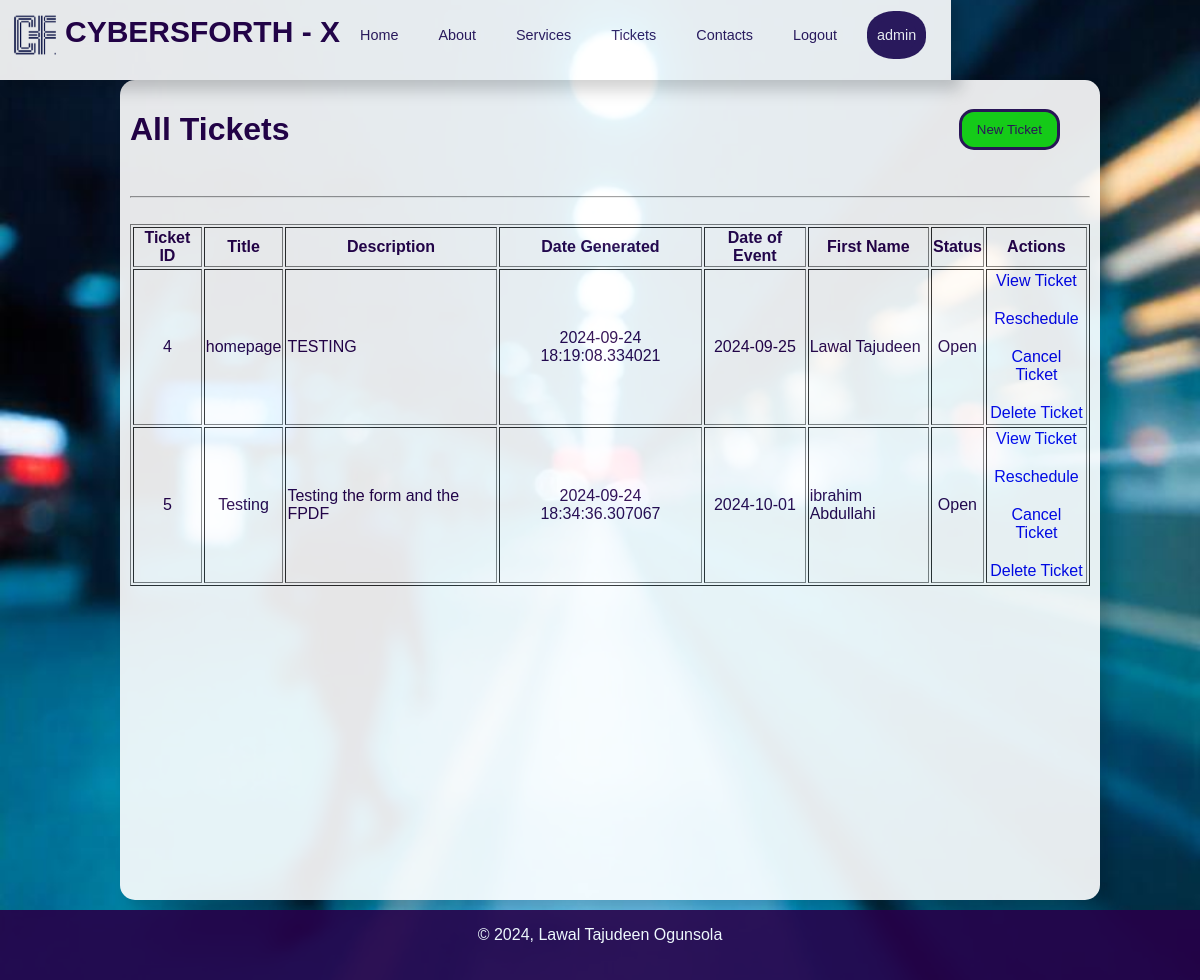
Screenshot of /tickets (signed in) with the database file from the repository.
### app/base_model.py (models this page shows, shortened)
class User(db.Model, UserMixin):
    __tablename__ = 'users'
    ''' User id - this is a unique primary key, autoincrement.'''
    id = db.Column(db.Integer,
                   primary_key=True)
    '''username - unique and not null'''
    username = db.Column(db.String(80),
                         unique=True,
                         nullable=False)
    '''Admin or not'''
    is_admin = db.Column(db.Boolean, default=False)
    '''name of business or organisation'''
    business_name = db.Column(db.String(200),
                              default='CYBERSFORTH X SERVICES')
    '''business logo'''
    profile_picture = db.Column(db.String(120),
                                nullable=True)
    '''user email - unique, not null'''
    email = db.Column(db.String(120),
                      unique=True,
                      nullable=False)
    '''user password - not unique and not null'''
    password_hash = db.Column(db.String(255),
                         nullable=False)
    '''user's first & last names - not null'''
    first_name = db.Column(db.String(50),
                           nullable=False)
    last_name = db.Column(db.String(50),
                          nullable=False)
    '''user's phone number - unique, not null'''
    phone_number = db.Column(db.String(15),
                             nullable=True)
    ''' tickets & appointment relationship'''
    tickets = db.relationship('Ticket',
                              backref='creator',
                              lazy=True)
    appointments = db.relationship('Appointment',
                                   backref='creator',
                                   lazy=True)
    created_at = db.Column(db.DateTime,
                           nullable=False,
                           default=datetime.now(timezone.utc))

class Ticket(db.Model, UserMixin):
    __tablename__ = 'tickets'
    '''details of ticket'''
    id = db.Column(db.Integer, primary_key=True)
    title = db.Column(db.String(100), nullable=False)
    description = db.Column(db.Text, nullable=False)
    '''details of client / customer'''
    client_first_name = db.Column(db.String(80),
                                  nullable=True)
    client_last_name = db.Column(db.String(80),
                                 nullable=True)
    client_middle_name = db.Column(db.String(80),
                                   nullable=True)
    client_email = db.Column(db.String(80),
                             unique=False,
                             nullable=True)
    client_phone_number = db.Column(db.String(20),
                                    unique=False,
                                    nullable=False,
                                    default='')
    '''Ticket details '''
    date = db.Column(db.DateTime,
                           nullable=False,
                           default=datetime.now(timezone.utc))
    event_date = db.Column(db.Date, nullable=False,
                           default=datetime.now(timezone.utc))
    status = db.Column(db.String(10), nullable=False, default='Open')
    user_id = db.Column(db.Integer, db.ForeignKey('users.id'))
    def update_status(self):
        current_time = datetime.now(timezone.utc)
        '''Ensuring that both dates are compared as datetime objects'''
        if self.status != 'canceled' and self.event_date:
            if isinstance(self.event_date, datetime):
                '''
                    If event_date includes time,
                    compare it directly with the current_time
                '''
                if self.event_date < current_time and self.status == 'open':
                    self.status = 'closed'
                    db.session.commit()
            else:
                if self.event_date < current_time.date() and self.status == 'open':
                    self.status = 'closed'
                    db.session.commit()

### app/routes.py (the view)
@routes.route('/tickets')
@login_required
def View_tickets():
    tickets = Ticket.query.filter_by(user_id=current_user.id).all()
    for ticket in tickets:
        ticket.update_status()
    db.session.commit()
    return render_template('view_tickets.html', tickets=tickets)

### templates/view_tickets.html
{% extends 'layout.html' %}
{% block header %}
<link rel='stylesheet' href="{{ url_for('static', filename='./css/view_tickets.css') }}" />
{% endblock header %}
{% block contents %}
<div class='sec-1'>
    <h1>All Tickets</h1>
    <a class='new_ticket' href="{{ url_for('routes.Create_ticket') }}"><button>New Ticket</button></a>
</div><br />
<hr /><br />
<table border="1">
    <thead>
        <tr>
            <th>Ticket ID</th>
            <th>Title</th>
            <th>Description</th>
            <th>Date Generated</th>
            <th>Date of Event</th>
            <th>First Name</th>
            <th>Status</th>
            <th>Actions</th>
        </tr>
    </thead>
    <tbody>
        {% for ticket in tickets %}
        <tr>
            <td class='ticket_align'>{{ ticket.id }}</td>
            <td class='ticket_align'>{{ ticket.title }}</td>
            <td>{{ ticket.description }}</td>
            <td class='ticket_align' >{{ ticket.date }}</td>
            <td class='ticket_align' >{{ ticket.event_date }}</td>
            <td>{{ ticket.client_first_name }} {{ ticket.client_last_name }}</td>
            <td class='ticket_align' >{{ ticket.status }}</td>
            <td>
                <a class='ticket_action' href="{{ url_for('routes.View_ticket', ticket_id=ticket.id) }}">View Ticket</a><br />
                <a class='ticket_action' href="{{ url_for('routes.Reschedule_ticket', ticket_id=ticket.id) }}" class="btn btn-warning">Reschedule</a>
                <br />
                <a class='ticket_action' href="{{ url_for('routes.Cancel_ticket', ticket_id=ticket.id) }}" class="btn btn-danger" onclick="return confirm('Are you sure you want to cancel this ticket?')">Cancel Ticket</a>
                <br />
                <a class='ticket_action ticket_delete_action' href="{{ url_for('routes.Delete_ticket', ticket_id=ticket.id) }}" class="btn btn-danger" onclick="return confirm('Are you sure you want to cancel this ticket?')">Delete Ticket</a>
            </td>
        </tr>
        {% endfor %}
    </tbody>
</table>
{% endblock contents %}

### templates/header.html (shortened to what this page needs)
{% block header %}
<link rel='stylesheet' href="{{ url_for('static', filename='header.css') }}" />
{% endblock %}
{% block contents %}
<nav>
    <div class='divHead'>
        <img src="{{ url_for('static', filename='./images/logo.png') }}" alt="brand logo">
        <h1>CYBERSFORTH - X</h1>
    </div>
    <div>
        <ul class='nav-links'>
            <li>
                <a href="{{ url_for('routes.Home') }}">Home</a>
            </li>
            <li>
                <a href="{{ url_for('routes.About') }}">About</a>
            </li>
            <li>
                <a href="{{ url_for('routes.Ticket_page') }}">Services</a>
            </li>
            <li>
                <a href="{{ url_for('routes.View_tickets') }}">Tickets</a>
            </li>
            <li>
                <a href='#'>Contacts</a>
            </li>
            {% if current_user.is_authenticated %}
                <li>
                    <a href="{{ url_for('routes.Logout') }}" >Logout</a>
                </li>
                <li class='user_profile'>
                    <a href="{{ url_for('routes.Dashboard') }}" >{{ current_user.username }}</a>
                </li>
            {% endif %}
        </ul>
    </div>
</nav>
{% endblock contents %}

### static/css/layout.css (style rules this page uses)
body { background-color: #c0c0c0; padding: 0; margin: 0; opacity: 0.9; }
body { margin: 0; font-family: Arial, sans-serif; background-image: url('../images/bg-2.jpeg'); background-size: cover; background-attachment: fixed; background-position: center; background-repeat: no-repeat; color: #333; }
nav { display: flex; height: 70px; padding: 10px; justify-content: space-between; align-content: center; align-items: center; box-shadow: 10px 10px 15px rgba(0, 0, 0, 0.2); }
nav img { height: 50px; width: 50px; }
.divHead { display: flex; flex-wrap: wrap; justify-content: center; align-content: center; text-align: center; }
.divHead h1 { color: #260049; font-size: 30px; margin: 5px; }
nav { background-color: #fff; }
nav ul { list-style-type: none; padding: 0; margin: 0; display: flex; align-items: center; }
nav ul li { margin-right: 15px; font-size: 90%; }
nav ul li a, .edit_profile { color: #2E175D; text-decoration: none; }
nav ul li, .edit_profile { margin: 8px, 0; text-align: center; width: 80%; padding: 6px 10px; transition: #2E175D 0.5s ease, #fff 0.3s ease; position: relative; margin: 5px; border-radius: 15px; }
nav ul li a { color: #2E175D; text-decoration: none; width: 100%; height: 100%; display: block; padding: 10px 0; box-sizing: border-box; }
.user_profile, .user_profile a { background-color: #2E175D; color: #fff; border-radius: 45%; }

### static/css/view_tickets.css (style rules this page uses)
.sec-1 { display: flex; justify-content: space-between; align-content: center; align-items: center; text-align: center; }
.new_ticket { margin-right: 30px; }
.new_ticket button { padding: 10px 15px; border-radius: 15px; border: 3px solid #2E175D; background-color: transparent; color: #2E175D; cursor: pointer; }
.new_ticket button { background-color: rgb(24, 223, 24); color: #2E175D; }
.ticket_align { text-align: center; justify-content: center; align-content: center; }
.ticket_action { display: flex; flex-direction: column; padding: 1px; text-decoration: none; text-align: center; justify-content: center; align-content: center; border-radius: 15px; transition: all 0.3s ease; }

### static/css/header.css (style rules this page uses)
nav ul { list-style-type: none; padding: 0; margin: 0; display: flex; align-items: center; }
nav ul li { margin-right: 15px; font-size: 90%; }
nav ul li a { color: #2E175D; text-decoration: none; }

### rows the page displays
User: username "admin"
Ticket: id "4", title "homepage", description "TESTING", date "2024-09-24 18:19:08.334021", event_date "2024-09-25", client_first_name "Lawal", client_last_name "Tajudeen", status "Open"
Ticket: id "5", title "Testing", description "Testing the form and the FPDF", date "2024-09-24 18:34:36.307067", event_date "2024-10-01", client_first_name "ibrahim", client_last_name "Abdullahi", status "Open"
